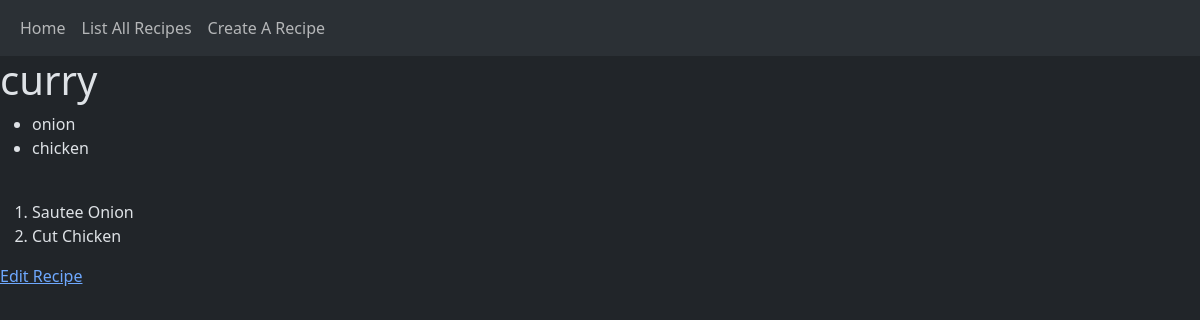
/recipes/1, run on an earlier commit of the app's database.
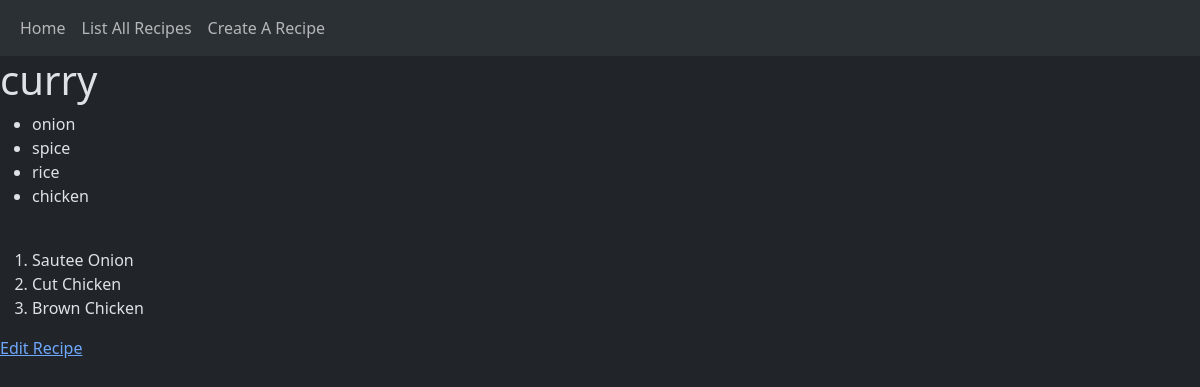
And on a later commit of the database.
### src/models/recipe_model.py (models this page shows)
class BaseModel(Model):
    class Meta:
        database = db

class Recipes(BaseModel):
    id = PrimaryKeyField()
    name = CharField()
    created_at = TimestampField(default=datetime.now())
    updated_at = TimestampField(default=datetime.now())

class Ingredients(BaseModel):
    id = PrimaryKeyField()
    recipe = ForeignKeyField(Recipes, backref='ingredients')
    position = IntegerField()
    ingredient = CharField()
    created_at = TimestampField(default=datetime.now())
    updated_at = TimestampField(default=datetime.now())

class Instructions(BaseModel):
    id = PrimaryKeyField()
    recipe = ForeignKeyField(Recipes, backref='instructions')
    position = IntegerField()
    instruction = CharField()
    created_at = TimestampField(default=datetime.now())
    updated_at = TimestampField(default=datetime.now())

### src/controllers/recipe_controller.py (the view)
@app.route('/recipes/<id>')
def one_recipe(id):
    query_1 = Recipes().select(Recipes.name).where(Recipes.id == id).first()
    query_2 = Ingredients.select().where(Ingredients.recipe == id).order_by(Ingredients.position)
    query_3 = Instructions.select().where(Instructions.recipe == id).order_by(Instructions.position)
    recipe = {}
    recipe['name'] = query_1.name
    recipe['id'] = id
    recipe['ingredients'] = []
    for i, ele  in enumerate(query_2):
        recipe['ingredients'].append(ele.ingredient)
    recipe['instructions'] = []
    for i,ele in enumerate(query_3):
        recipe['instructions'].append(ele.instruction)
    return render_template('one_recipe.html', recipe=recipe)

### src/templates/one_recipe.html
{% extends 'header.html' %}
{% block content %}
    <h1>{{ recipe.name }}</h1>
    <ul>
        {% for ingredient in recipe.ingredients %}
        <li>{{ ingredient }}</li>
        {% endfor %}
    </ul>
    <br>
    <ol>
        {% for instruction in recipe.instructions %}
        <li>{{ instruction }}</li>
        {% endfor %}
    </ol>
    <a href="/recipes/edit/{{recipe.id}}">Edit Recipe</a>
{% endblock %}

### src/templates/header.html (shortened to what this page needs)
<!DOCTYPE html>
<html lang="en" data-bs-theme="dark">
<head>
    <link rel="stylesheet" href="{{url_for('static', filename='css/bootstrap.css')}}">
</head>
<body>
    <nav class="navbar navbar-expand-lg bg-body-tertiary">
        <div class="container-fluid">
            <div class="collapse navbar-collapse" id="navbarNavAltMarkup">
                <div class="navbar-nav">
                    <a class="nav-link" href="/">Home</a>
                    <a class="nav-link" href="/recipes">List All Recipes</a>
                    <a class="nav-link" href="/create_recipe">Create A Recipe</a>
                </div>
            </div>
        </div>
    </nav>
    {% block content%}
    {% endblock %}
</body>
</html>

What changed in the data, as far as the page shows it:
added Ingredients: ingredient "spice"
added Ingredients: ingredient "rice"
added Instructions: instruction "Brown Chicken"
